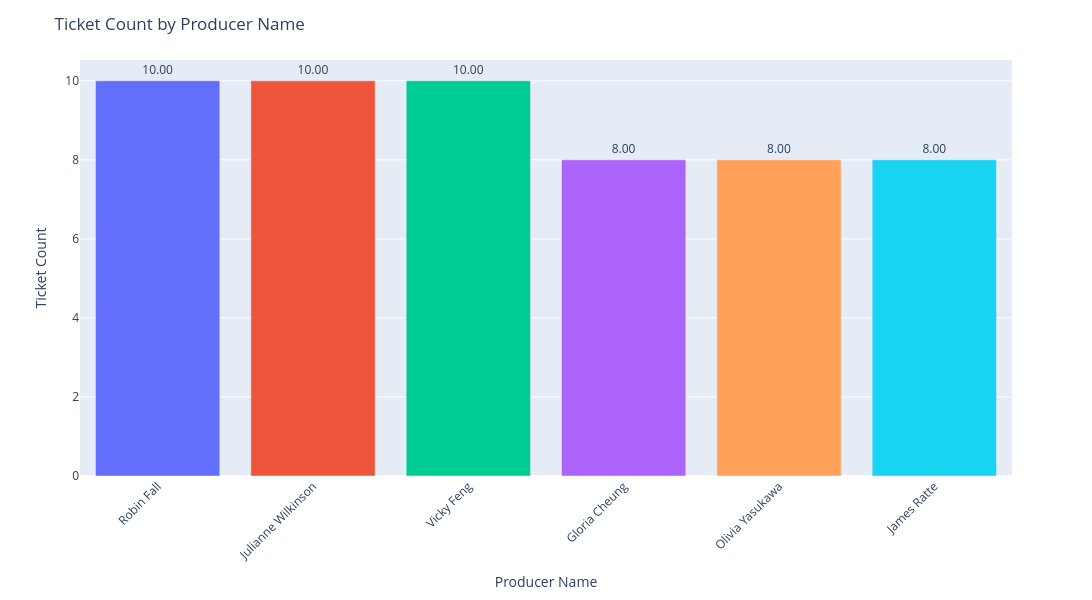

Source (notebook cell):
### Code cell
plotly_barplots(tickets_by_producer_named[:6], 'Producer Name', 'Ticket Count', color_palette=None)

### Figure 1 — Plotly figure (JSON) as saved in the notebook; plotly's stock layout.template omitted (floating-point values rounded to 4 significant figures)
{"data": [{"hovertemplate": "Producer Name=%{x}<br>Ticket Count=%{y}<extra></extra>", "legendgroup": "Robin Fall", "marker": {"color": "#636efa", "pattern": {"shape": ""}}, "name": "Robin Fall", "orientation": "v", "showlegend": true, "textposition": "outside", "texttemplate": "%{y:.2f}", "type": "bar", "x": ["Robin Fall"], "xaxis": "x", "y": [10], "yaxis": "y"}, {"hovertemplate": "Producer Name=%{x}<br>Ticket Count=%{y}<extra></extra>", "legendgroup": "Julianne Wilkinson", "marker": {"color": "#EF553B", "pattern": {"shape": ""}}, "name": "Julianne Wilkinson", "orientation": "v", "showlegend": true, "textposition": "outside", "texttemplate": "%{y:.2f}", "type": "bar", "x": ["Julianne Wilkinson"], "xaxis": "x", "y": [10], "yaxis": "y"}, {"hovertemplate": "Producer Name=%{x}<br>Ticket Count=%{y}<extra></extra>", "legendgroup": "Vicky Feng", "marker": {"color": "#00cc96", "pattern": {"shape": ""}}, "name": "Vicky Feng", "orientation": "v", "showlegend": true, "textposition": "outside", "texttemplate": "%{y:.2f}", "type": "bar", "x": ["Vicky Feng"], "xaxis": "x", "y": [10], "yaxis": "y"}, {"hovertemplate": "Producer Name=%{x}<br>Ticket Count=%{y}<extra></extra>", "legendgroup": "Gloria Cheung", "marker": {"color": "#ab63fa", "pattern": {"shape": ""}}, "name": "Gloria Cheung", "orientation": "v", "showlegend": true, "textposition": "outside", "texttemplate": "%{y:.2f}", "type": "bar", "x": ["Gloria Cheung"], "xaxis": "x", "y": [8], "yaxis": "y"}, {"hovertemplate": "Producer Name=%{x}<br>Ticket Count=%{y}<extra></extra>", "legendgroup": "Olivia Yasukawa", "marker": {"color": "#FFA15A", "pattern": {"shape": ""}}, "name": "Olivia Yasukawa", "orientation": "v", "showlegend": true, "textposition": "outside", "texttemplate": "%{y:.2f}", "type": "bar", "x": ["Olivia Yasukawa"], "xaxis": "x", "y": [8], "yaxis": "y"}, {"hovertemplate": "Producer Name=%{x}<br>Ticket Count=%{y}<extra></extra>", "legendgroup": "James Ratte", "marker": {"color": "#19d3f3", "pattern": {"shape": ""}}, "name": "James Ratte", "orientation": "v", "showlegend": true, "textposition": "outside", "texttemplate": "%{y:.2f}", "type": "bar", "x": ["James Ratte"], "xaxis": "x", "y": [8], "yaxis": "y"}], "layout": {"barmode": "relative", "height": 600, "legend": {"title": {"text": "Producer Name"}, "tracegroupgap": 0}, "margin": {"t": 60}, "showlegend": false, "title": {"text": "Ticket Count by Producer Name"}, "uniformtext": {"minsize": 8, "mode": "hide"}, "width": 1200, "xaxis": {"anchor": "y", "categoryarray": ["Robin Fall", "Julianne Wilkinson", "Vicky Feng", "Gloria Cheung", "Olivia Yasukawa", "James Ratte"], "categoryorder": "array", "domain": [0, 1], "tickangle": -45, "title": {"text": "Producer Name"}}, "yaxis": {"anchor": "x", "domain": [0, 1], "title": {"text": "Ticket Count"}}}}
